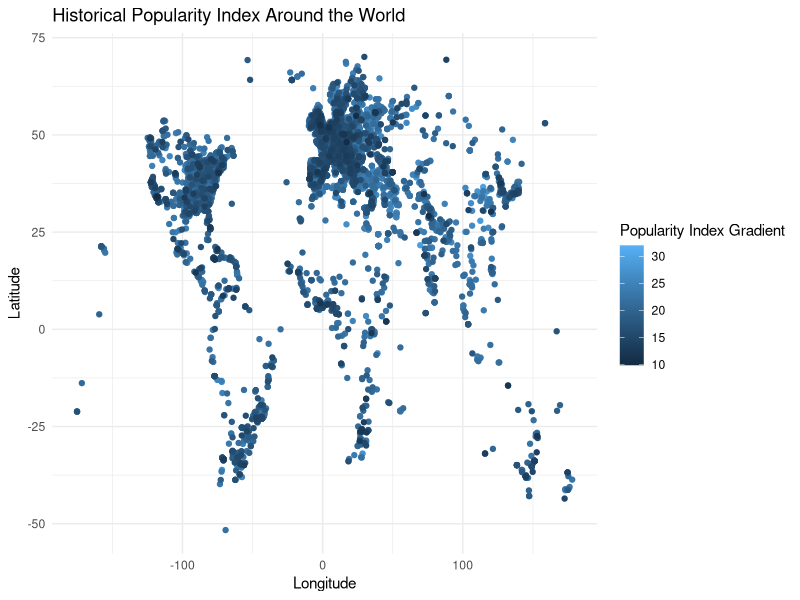
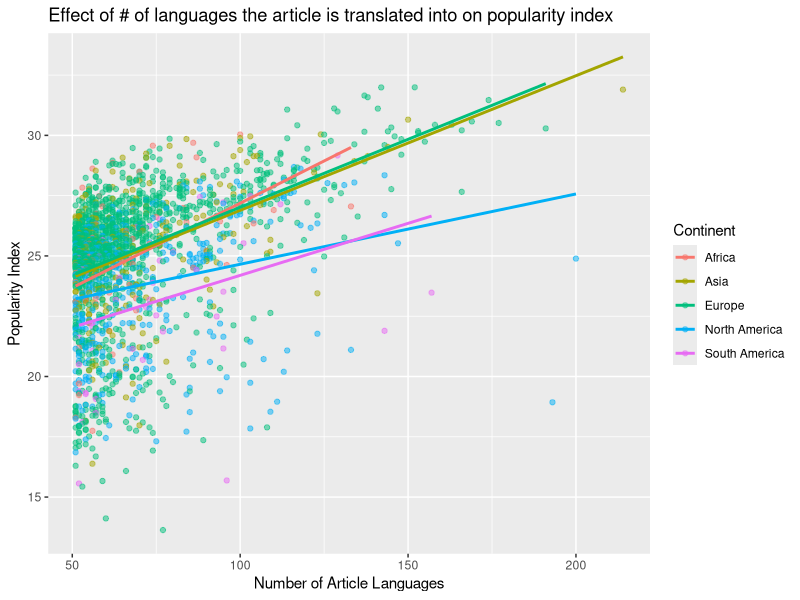
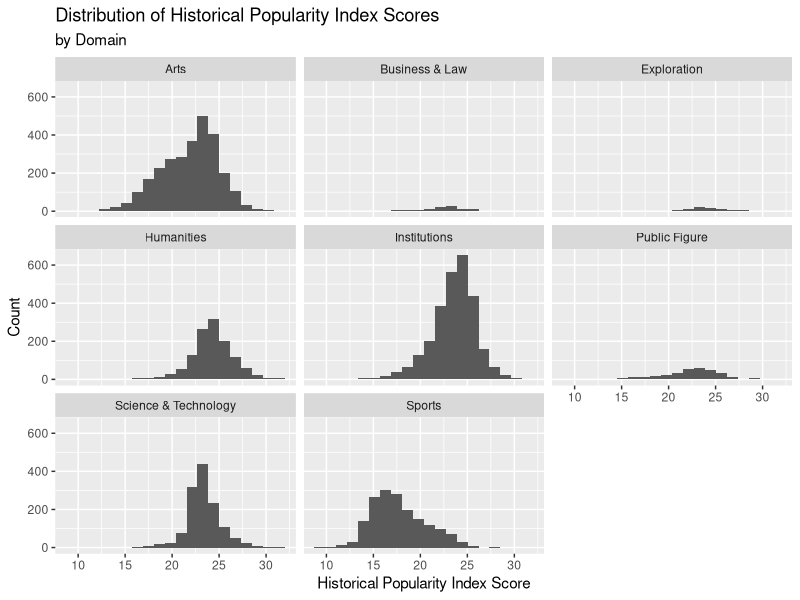

Generate these figures, in order, with R:
## ---- chunk 1
knitr::opts_chunk$set(echo = FALSE)
## ---- chunk 2
library(tidyverse)
library(broom)
## ---- chunk 3
panth <- read_csv("data/cdatabase.csv",
                  na = c("Unknown", "1237?", "530s"))
## ---- chunk 4
panth_mod <- na.omit(panth)

panth_mod %>%
  ncol()

panth_mod %>%
  nrow()

panth_mod <- panth_mod %>%
  mutate(
    rank = 1:nrow(panth_mod)
  )

panth_mod %>%
  select(rank, full_name, birth_year, historical_popularity_index) %>%
  head(10)
## ---- chunk 5
ggplot(panth_mod, mapping = aes(x = longitude, y = latitude, color = historical_popularity_index)) +
  geom_point() +
  theme_minimal() +
  labs(title = "Historical Popularity Index Around the World", x = "Longitude", 
       y = "Latitude", color = "Popularity Index Gradient")
## ---- chunk 6
panth_mod %>%
  count(domain) %>%
  arrange(desc(n))

panth_mod %>%
  count(continent) %>%
  arrange(desc(n))
## ---- chunk 7
domain_m <- lm(historical_popularity_index ~ domain, data = panth_mod)
tidy(domain_m) %>%
  select(term, estimate)
## ---- chunk 8
glance(domain_m)$r.squared
## ---- chunk 9
panth_mod %>%
  count(sex) %>%
  mutate(prop = n/sum(n))
## ---- chunk 10
m_pop_sex <- lm(historical_popularity_index ~ sex , data = panth_mod)
tidy(m_pop_sex) %>%
  select(term, estimate)
## ---- chunk 11
glance(m_pop_sex)$r.squared
## ---- chunk 12
panth_mod%>%
  filter(birth_year > 1920)%>%
  count(sex)%>%
  mutate(prop = n/sum(n))
## ---- chunk 13
m_pop_sex2 <- lm(historical_popularity_index ~ sex , data = panth_mod %>%
                   filter(birth_year > 1920))
tidy(m_pop_sex2) %>%
  select(term, estimate)
## ---- chunk 14
panth_mod %>%
  filter(article_languages > 50 & continent != "Oceania")%>%
  ggplot(mapping = aes(y = historical_popularity_index, x = article_languages,
                       color = factor(continent))) + geom_point(alpha = .5) + 
    geom_smooth(method = "lm", se = FALSE) +
    labs(x = "Number of Article Languages", y = "Popularity Index", 
    title =
      "Effect of # of languages the article is translated into on popularity index", 
    color = "Continent") 
## ---- chunk 15
panth_mod %>%
  select(full_name, historical_popularity_index, article_languages, country) %>%
  filter(article_languages > 200)
## ---- chunk 16
panth_mod %>%
  select(full_name, historical_popularity_index, article_languages, country) %>%
  filter(historical_popularity_index < 20, article_languages > 175)
## ---- chunk 17
m_full <- lm(historical_popularity_index ~ sex +
               domain +
               article_languages +
               continent +
               birth_year +
               continent * article_languages,
             data = panth_mod)
tidy(m_full) %>%
  select(term, estimate)
## ---- chunk 18
glance(m_full)$r.squared

glance(m_full)$adj.r.squared
## ---- chunk 19
selected_model <- step(m_full, direction = "backward")

tidy(selected_model) %>%
  select(term, estimate)

glance(selected_model)$AIC
glance(selected_model)$r.squared
glance(selected_model)$adj.r.squared
## ---- chunk 20
haversine <- function(long1, lat1, long2, lat2, round = 3) {
  # convert to radians
  long1 = long1 * pi / 180
  lat1  = lat1  * pi / 180
  long2 = long2 * pi / 180
  lat2  = lat2  * pi / 180
  
  R = 6371 # Earth mean radius in km
  
  a = sin((lat2 - lat1)/2)^2 + cos(lat1) * cos(lat2) * sin((long2 - long1)/2)^2
  d = R * 2 * asin(sqrt(a))
  
  return( round(d,round) ) # distance in km
}
## ---- chunk 21
panth_mod2 <- panth_mod%>%
  filter(domain == "Arts", continent == "Europe")%>%
  mutate(long.arts = longitude, lat.arts = latitude, name.arts = full_name)%>%
  head(300)%>%
  select(long.arts, lat.arts, name.arts, continent)

panth_mod3 <- panth_mod%>%
  filter(domain == "Science & Technology", continent == "Europe")%>%
  mutate(long.sci = longitude, lat.sci = latitude, name.sci = full_name)%>%
  head(300)%>%
  select(long.sci, lat.sci, name.sci, continent)

art_sci <- full_join(panth_mod2, panth_mod3, by = "continent")

art_sci <- art_sci%>%
  mutate(distance = haversine(long.arts, lat.arts, long.sci, lat.sci, round=3))
## ---- chunk 22
art_sci %>%
  select(distance,name.arts,name.sci) %>%
  arrange(distance)
## ---- chunk 23
art_sci_mindist <- art_sci %>%
  group_by(name.arts) %>%
  mutate(closest = min(distance)) 
  
art_sci_mindist%>%
  filter(closest == distance)%>%
  select(name.arts, closest, name.sci)
## ---- chunk 24
panth_mod4 <- panth_mod%>%
  filter(domain == "Humanities", continent == "Europe")%>%
  mutate(long.hum = longitude, lat.hum = latitude, name.hum = full_name)%>%
  head(300)%>%
  select(long.hum, lat.hum, name.hum, continent)

panth_mod5 <- panth_mod%>%
  filter(domain == "Arts", continent == "Europe")%>%
  mutate(long.arts = longitude, lat.arts = latitude, name.arts = full_name)%>%
  head(300)%>%
  select(long.arts, lat.arts, name.arts, continent)

hum_art <- full_join(panth_mod4, panth_mod5, by = "continent")

hum_art <- hum_art %>%
  mutate(distance = haversine(long.arts, lat.arts, long.hum, lat.hum, round=3))
## ---- chunk 25
hum_art %>%
  select(distance, name.arts, name.hum) %>%
  arrange(distance)
## ---- chunk 26
hum_art_mindist <- hum_art %>%
  group_by(name.arts) %>%
  mutate(closest = min(distance)) 
  
hum_art_mindist %>%
  filter(closest == distance)%>%
  select(name.arts, closest, name.hum)
## ---- chunk 27
panth_mod %>%
  ggplot(mapping = aes(x = historical_popularity_index)) +
  geom_histogram(bins = 20) + 
  facet_wrap(~domain) +
  labs(title = "Distribution of Historical Popularity Index Scores", y = "Count", 
       x = "Historical Popularity Index Score", subtitle = "by Domain")

panth_mod %>%
  group_by(domain)%>%
  summarise(mean = mean(historical_popularity_index), 
            median = median(historical_popularity_index), 
            sd = sd(historical_popularity_index))
